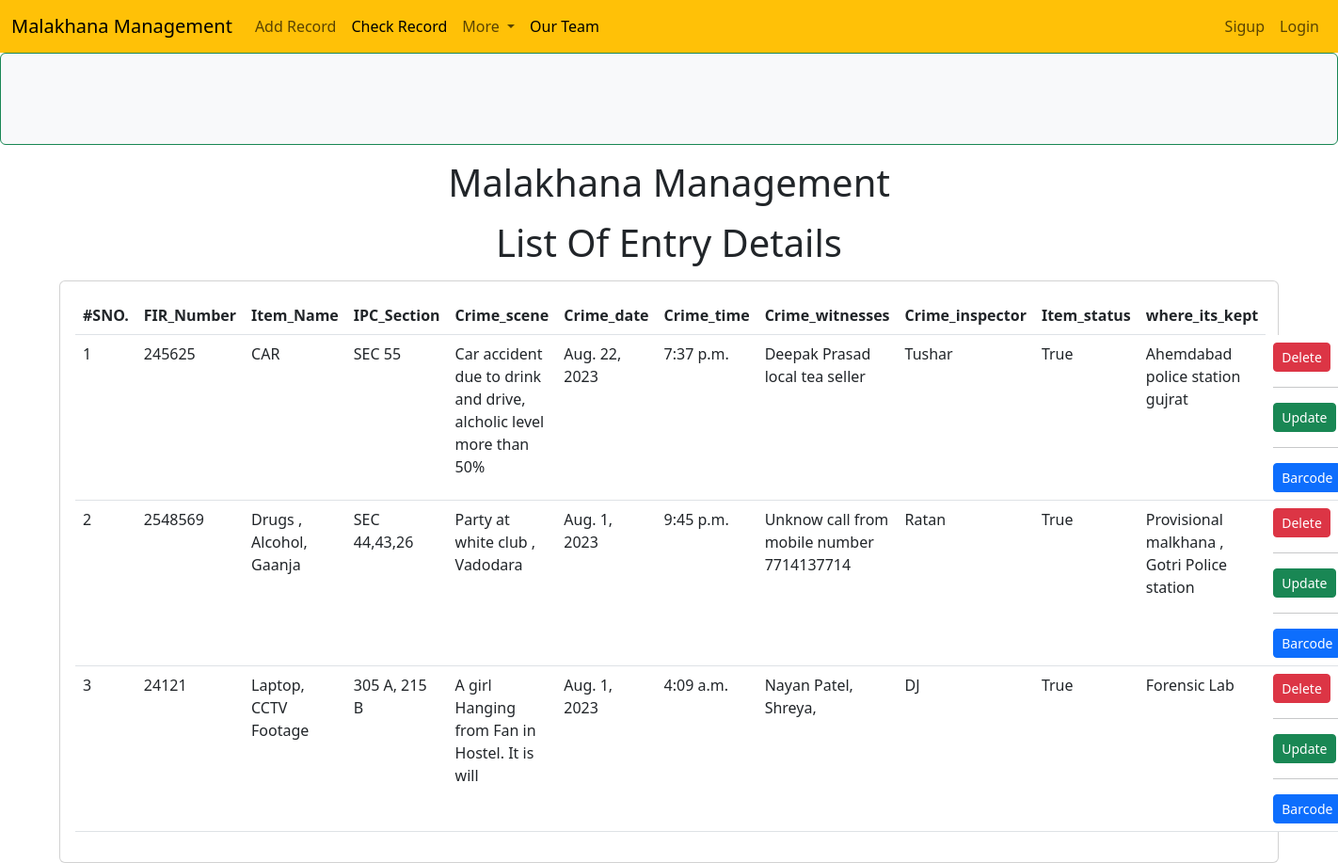
The page /manage/home/ on the database its author committed.
### manage/models.py (models this page shows, shortened)
class Manage(models.Model):
    FIR_Number  = models.IntegerField(max_length=10)
    Item_Name = models.CharField(max_length=200)
    IPC_Section = models.CharField(max_length=200)
    Crime_scene = models.CharField(max_length=500)
    Crime_date = models.DateField()
    Crime_time = models.TimeField()
    Crime_witnesses = models.CharField(max_length=600)
    Crime_inspector = models.CharField(max_length=200)
    Item_status = models.BooleanField(default=True)
    where_its_kept = models.CharField(max_length=600)

### manage/views.py (the view)
# urls.py: path("home/",malkhana_home),
def malkhana_home(request):
    manage = Manage.objects.all()
    return render(request,"manage/home.html",{'manage':manage})

### templates/manage/home.html (shortened to what this page needs)
<!doctype html>
<html lang="en">
<head>
    <link href="https://cdn.jsdelivr.net/npm/bootstrap@5.3.0/dist/css/bootstrap.min.css" rel="stylesheet"
>
</head>
<body>
    {% include 'manage/navbar.html' %}
    <div class="card bg-light p-5 border border-success">
    </div>
    <h1 class="text-center my-3">Malakhana Management</h1>
    <h1 class="text-center my-3">List Of Entry Details</h1>
    <div class="container">
        <div class="row">
            <div class="col-md-12">
                <div class="card">
                    <div class="card-body">
                        <table class="table">
                            <thead>
                                <tr>
                                    <th>#SNO.</th>
                                    <th>FIR_Number</th>
                                    <th>Item_Name</th>
                                    <th>IPC_Section</th>
                                    <th>Crime_scene</th>
                                    <th>Crime_date</th>
                                    <th>Crime_time</th>
                                    <th>Crime_witnesses</th>
                                    <th>Crime_inspector</th>
                                    <th>Item_status</th>
                                    <th>where_its_kept</th>
                                </tr>
                            </thead>
                            <tbody>
                                {% for m in manage %}
                                <tr>
                                    <td>{{forloop.counter}}</td>
                                    <td>{{m.FIR_Number}}</td>
                                    <td>{{m.Item_Name}}</td>
                                    <td>{{m.IPC_Section}}</td>
                                    <td>{{m.Crime_scene}}</td>
                                    <td>{{m.Crime_date}}</td>
                                    <td>{{m.Crime_time }}</td>
                                    <td>{{m.Crime_witnesses }}</td>
                                    <td>{{m.Crime_inspector }}</td>
                                    <td>{{m.Item_status }}</td>
                                    <td>{{m.where_its_kept }}</td>
                                    <td>
                                        <a href="/manage/delete-details/{{m.id}}"
                                            class="btn btn-danger btn-sm">Delete</a>
                                        <br>
                                        <hr>
                                        <a href="/manage/update-details/{{m.id}}"
                                            class="btn btn-success btn-sm">Update</a>
                                        <br>
                                        <hr><a href="/manage/barcodeGenerate/{{m.id}}"
                                            class="btn btn-primary btn-sm">Barcode</a>
                                    </td>
                                </tr>
                                {% endfor %}
                            </tbody>
                        </table>
                    </div>
                </div>
            </div>
        </div>
    </div>
</body>
</html>

### templates/manage/navbar.html (shortened to what this page needs)
<nav class="navbar navbar-expand-lg bg-warning">
  <div class="container-fluid">
    <a class="navbar-brand" href="/manage/index/">Malakhana Management</a>
    <div class="collapse navbar-collapse" id="navbarSupportedContent">
      <ul class="navbar-nav me-auto mb-2 mb-lg-0">
        {% if user.is_authenticated %}
        <li class="nav-item">
          <a class="nav-link" href="/manage/add-details/">Add Record</a>
        </li>
        <li class="nav-item">
          <a class="nav-link active" aria-current="page" href="/manage/home/">Check Record</a>
        </li>
        {% else %}
        <li class="nav-item">
          <a class="nav-link" href="#">Add Record</a>
        </li>
        <li class="nav-item">
          <a class="nav-link active" aria-current="page" href="#">Check Record</a>
        </li>
        {% endif %}
        <li class="nav-item dropdown">
          <a class="nav-link dropdown-toggle" href="#" role="button" data-bs-toggle="dropdown" aria-expanded="false">
            More
          </a>
        </li>
        <li class="nav-item">
          <a class="nav-link active" aria-current="page" href="/manage/about/">Our Team</a>
        </li>
      </ul>
    </div>
    <form class="form-inline my-2 my-lg-0">
      <ul class="nav navbar-nav navbar-right">
        {% if user.is_authenticated %}
        <li class="nav-item">
          <a class="nav-link" href="/manage/logout/">Logout</a>
        </li>
        {% else %}
        <li class="nav-item">
          <a class="nav-link" href="/manage/signup/">Sigup</a>
        </li>
        <li class="nav-item">
          <a class="nav-link" href="/manage/login/">Login</a>
        </li>
        {% endif %}
      </ul>
    </form>
  </div>
</nav>

### rows shown on the page
Manage: FIR_Number "245625", Item_Name "CAR", IPC_Section "SEC 55", Crime_scene "Car accident due to drink and drive, alcholic level more than 50%", Crime_date "Aug. 22, 2023", Crime_time "7:37 p.m.", Crime_witnesses "Deepak Prasad local tea seller", Crime_inspector "Tushar", Item_status "True", where_its_kept "Ahemdabad police station gujrat"
Manage: FIR_Number "2548569", Item_Name "Drugs , Alcohol, Gaanja", IPC_Section "SEC 44,43,26", Crime_scene "Party at white club , Vadodara", Crime_date "Aug. 1, 2023", Crime_time "9:45 p.m.", Crime_witnesses "Unknow call from mobile number 7714137714", Crime_inspector "Ratan", Item_status "True", where_its_kept "Provisional malkhana , Gotri Police station"
Manage: FIR_Number "24121", Item_Name "Laptop, CCTV Footage", IPC_Section "305 A, 215 B", Crime_scene "A girl Hanging from Fan in Hostel. It is will", Crime_date "Aug. 1, 2023", Crime_time "4:09 a.m.", Crime_witnesses "Nayan Patel, Shreya,", Crime_inspector "DJ", Item_status "True", where_its_kept "Forensic Lab"
